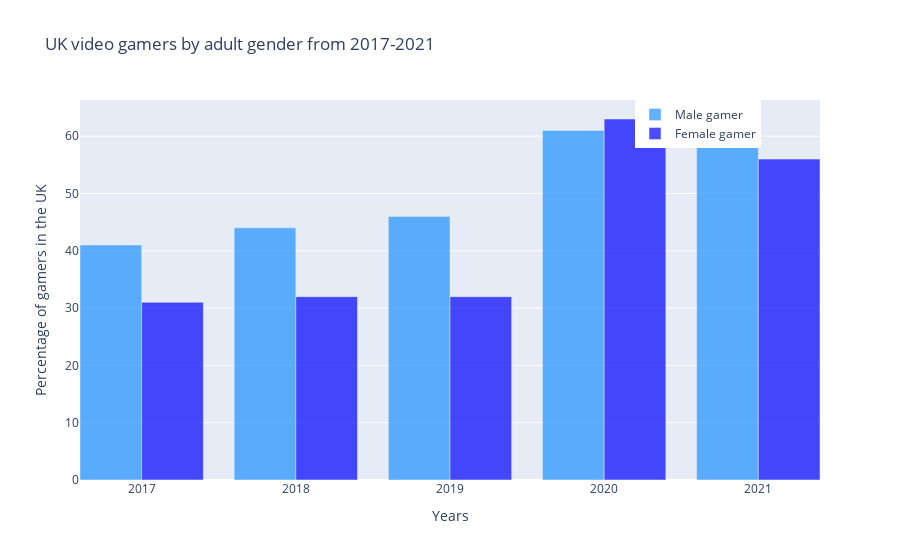

Notebook cell for this chart:
### Code cell
X = ['2017', '2018', '2019', '2020', '2021']

X_axis = np.arange(len(X))
  
fig = go.Figure()

fig.add_trace(go.Bar(
    x=X_axis - 0.2,
    y=male_gamer,
    width=0.4,
    name='Male gamer',
    marker=dict(color='rgba(30, 144, 255, 0.7)')  # Adjust the RGB values and alpha as needed
))

fig.add_trace(go.Bar(
    x=X_axis + 0.2,
    y=female_gamer,
    width=0.4,
    name='Female gamer',
    marker=dict(color='rgba(0, 0, 255, 0.7)')
))

fig.update_layout(
    xaxis=dict(tickvals=X_axis, ticktext=X),
    xaxis_title="Years",
    yaxis_title="Percentage of gamers in the UK",
    title="UK video gamers by adult gender from 2017-2021",
    legend=dict(x=0.75, y=1),
)

fig.show()

### Figure 1 — Plotly figure (JSON) as saved in the notebook; plotly's stock layout.template omitted (floating-point values rounded to 4 significant figures)
{"data": [{"marker": {"color": "rgba(30, 144, 255, 0.7)"}, "name": "Male gamer", "type": "bar", "width": 0.4, "x": [-0.2, 0.8, 1.8, 2.8, 3.8], "y": [41, 44, 46, 61, 63]}, {"marker": {"color": "rgba(0, 0, 255, 0.7)"}, "name": "Female gamer", "type": "bar", "width": 0.4, "x": [0.2, 1.2, 2.2, 3.2, 4.2], "y": [31, 32, 32, 63, 56]}], "layout": {"legend": {"x": 0.75, "y": 1}, "title": {"text": "UK video gamers by adult gender from 2017-2021"}, "xaxis": {"ticktext": ["2017", "2018", "2019", "2020", "2021"], "tickvals": [0, 1, 2, 3, 4], "title": {"text": "Years"}}, "yaxis": {"title": {"text": "Percentage of gamers in the UK"}}}}
